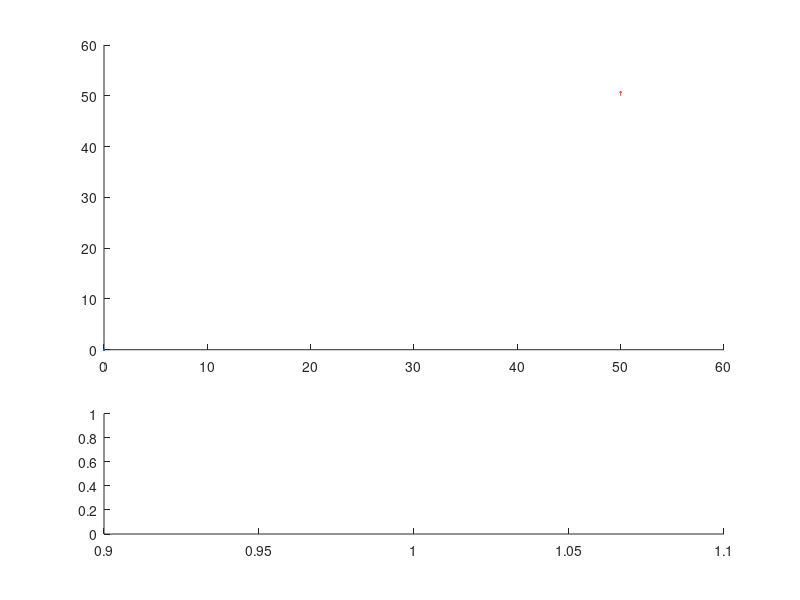

Reproduce this figure in MATLAB. (Note: this script raises an error after producing the figure.)
global dbg moveSlow gridSize axPosition axReward positionPlot quiverPlot;
dbg = str2num(input('Do you want to debug = ','s'));
moveSlow = str2num(input('Do you want the agent to move slowly(Press 1 for yes) = ','s'));

% Setting up axes for the plots and hold 'on'
axPosition = subplot(3,3,[1 2 3 4 5 6]);
axReward = subplot(3,3,[7 8 9]);
hold(axPosition,'on');
hold(axReward,'on');

% Initializing the plots
positionPlot = plot(axPosition,0,0); % Just to initialize it
quiverPlot = quiver(axPosition,50,50,0,1);
avgRewardPlot = plot(axReward, nan, 'b*');
X = get(avgRewardPlot, 'XData');
Y = get(avgRewardPlot, 'YData');

% Generate Environment
EnvState = 0;
[EnvState, ~] = EnvironmentModel(EnvState, 1);

gridSize = 100;

% Start the bot
pos = [round(gridSize/2) round(gridSize/2)];
vec = [0 1];
vec = vec / norm(vec);
obsEnv = observableEnv(EnvState, pos, vec);
action = squareAgent(obsEnv, 0);

max_steps = 10000;
frame = 100; % We display averages over this frame
steps = 0;

if dbg == 1 
    display('In main: before while');
end
j=0;
while steps<=max_steps
    if dbg == 1 
        display(['Steps(Age): ' num2str(steps)]);
        display(['Action taken last step: ' num2str(action)]);
        display(obsEnv);
    end
%     axes(axPosition);
    avgReward = 0;
    for i=1:100
        obsEnv = observableEnv(EnvState, EnvState(1,[1 2]), EnvState(1,[3 4]));
        action = squareAgent(obsEnv);
        [EnvState, reward] = EnvironmentModel(EnvState, action);
        avgReward = avgReward+reward;
        steps = steps+1;
    end
    avgReward = avgReward/100;
    % To display all the previous points in the plot.
    j=j+1;
    temp1(j) = round(steps/100);
    temp2(j) = avgReward;
    set(avgRewardPlot, 'XData', [X temp1], 'YData', [Y temp2]);
    hold on
    drawnow
end
